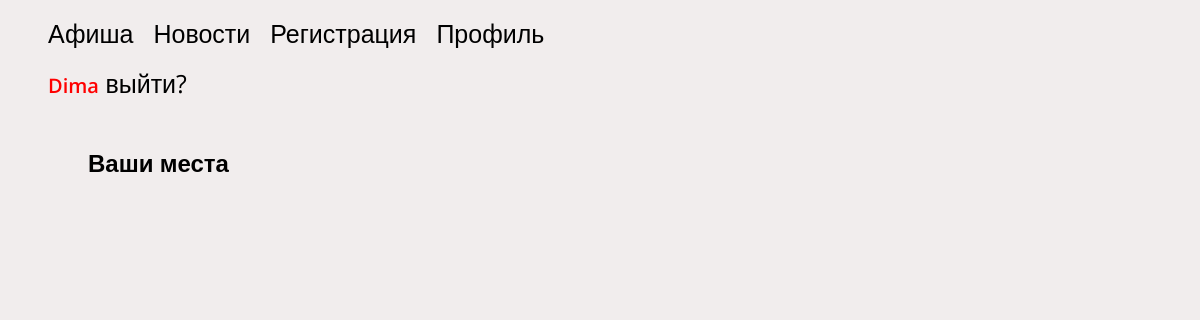
Before: /profil.php (signed in) with the older database file.
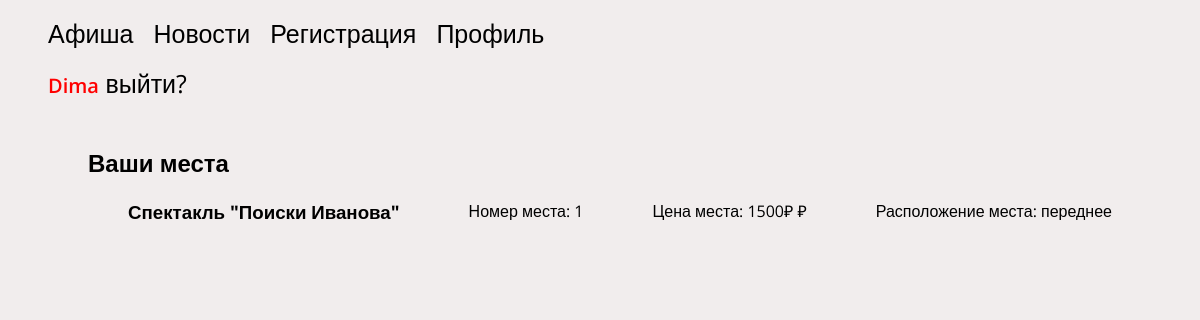
After: the same page with the newer database file.
### tables this page shows
CREATE TABLE `theatrezal` (
  `id` int NOT NULL,
  `id_poster` int NOT NULL,
  `name` varchar(255) NOT NULL,
  `sit_num` varchar(255) NOT NULL,
  `sit_status` varchar(255) NOT NULL,
  `sit_price` varchar(255) NOT NULL,
  `sit_direction` varchar(255) NOT NULL,
  `reserved_by_id` varchar(255) NOT NULL
);

### profil.php (the view, shortened to what this page needs)
<?php
include 'connect.php';
?>
<!DOCTYPE html>
<html lang="ru">
<head>
    <link rel="stylesheet" href="/style/style.css">
</head>
<body>
    <header class="header">
        <div class="header-container ">
            <nav class="header-nav">
                <ul class="menu flex">
                    <li>
                        <a href="index.php" class="header-link">Афиша</a>
                    </li>
                    <li>
                        <a href="#">Новости</a>
                    <li>
                        <a href="reg.php">Регистрация</a>
                    </li>
                    </li>
                    <li>
                        <a href="profil.php">Профиль</a>
                    </li>
                </ul>
                <?php
                echo "<ul class='header-cabinet'>";
                if (isset($_SESSION["userid"])) {
                    $currentID = $_SESSION["userid"];
                    $loginSelect = "SELECT login FROM `user` WHERE id = '$currentID'";
                    $loginResult = mysqli_query($conn, $loginSelect);
                    $loginFetch = mysqli_fetch_array($loginResult);
                    echo "<span class ='nameclass'>" . $loginFetch['login'] . "</span>";
                    echo "<a href='exit.php'>" . " выйти?" . "</a>";
                } else {
                    echo "<a href='auth.php'>" . "Авторизация" . "</a>";
                }
                echo "</ul>"
                ?>
            </nav>
        </div>
    </header>
    <main class="main">
        <section class="profile__section">
            <div class="container profile__container">
                <div class="profile-concert__wrapper concert-info">
                    <h2 class="concert-info__header">Ваши места</h2>
                    <?php
                    $sitSelect = "SELECT * FROM `theatrezal` WHERE reserved_by_id='$currentID'";
                    $sitSelectResult = mysqli_query($conn, $sitSelect);
                    echo "<ul class='sit__list sit'>";
                    foreach ($sitSelectResult as $sitRow) {
                        echo "<li class='sit__item'>";
                        echo "<h3 class='sit__header'>". "$sitRow[name]" . "</h3>";
                        echo "<p class='sit__paragraph'>" . "Номер места: " . "$sitRow[sit_num]" . "</p>";
                        echo "<p class='sit__paragraph'>" . "Цена места: " . "$sitRow[sit_price] " . "&#8381" . "</p>";
                        echo "<p class='sit__paragraph'>" . "Расположение места: " . "$sitRow[sit_direction]" . "</p>";
                        echo "</li>";
                    }
                    echo "</ul>";
                    ?>
                </div>
            </div>
        </section>
    </main>
</body>

Changed rows visible on the page:
now on this page (row edited): theatrezal: name "Спектакль \"Поиски Иванова\"", sit_num "1", sit_price "1500₽", sit_direction "переднее"
